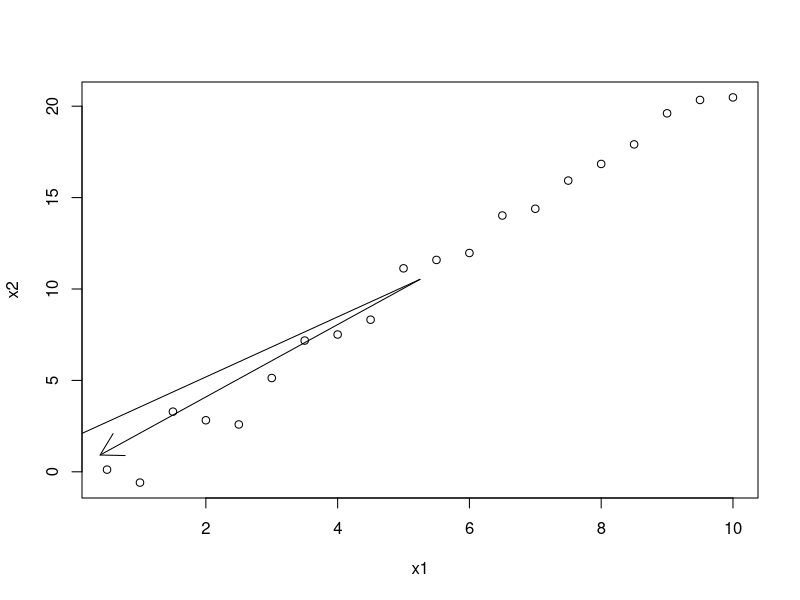
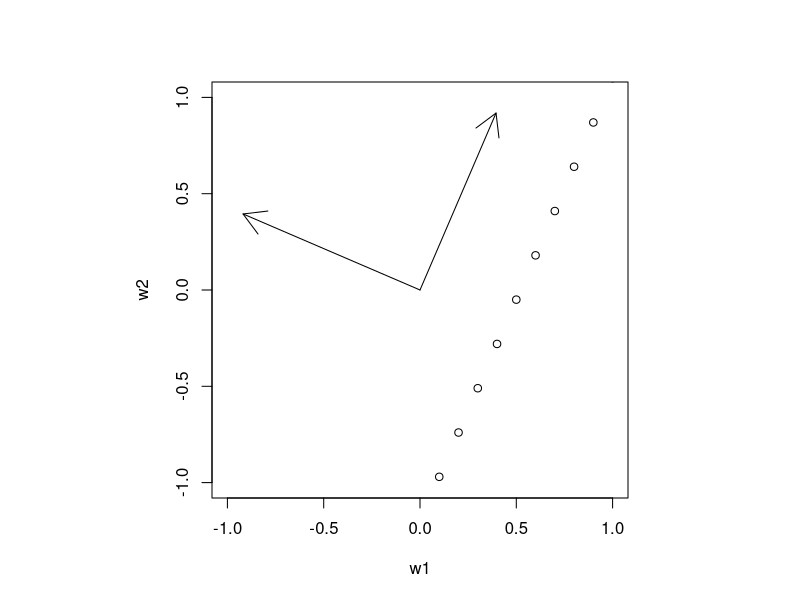

R code for these plots, in order:
x1=c(seq.int(0.5,10,0.5))
x2=2.3*x1-1.2
x1
x2
x2=round(x2+rnorm(20),2)
x2
dat = cbind(x1,x2)
plot(dat)
covMatrix=cov(dat)
covMatrix
eigen(covMatrix)
colMeans(dat)
e1 = eigen(covMatrix)$vectors[,1]
e2 = eigen(covMatrix)$vectors[,2]
e1
e2
arrows(x0=colMeans(dat)[1],y0 = colMeans(dat)[2],x1=e1[1],y1=e1[2])
arrows(x0=colMeans(dat)[1],y0 = colMeans(dat)[2],x1=e2[1],y1=e2[2])

##########
# a square plot with fixed aix limits . it does look perpendicular. 
## how do I make it more obvious ?? 
w1 = seq.int(-1,1,0.1)
w2 = 2.3*w1-1.2
#w2=w1
#plot them to see linear relationship
par(pty = "s")
plot(w1,w2,xlim=c(-1,1),ylim=c(-1,1))
arrows(x0=0,y0=0,x1=e1[1],y1=e1[2])
arrows(x0=0,y0=0,x1=e2[1],y1=e2[2])
eigen(covMatrix)$vectors

e11=e1*eigen(covMatrix)$values[1]
